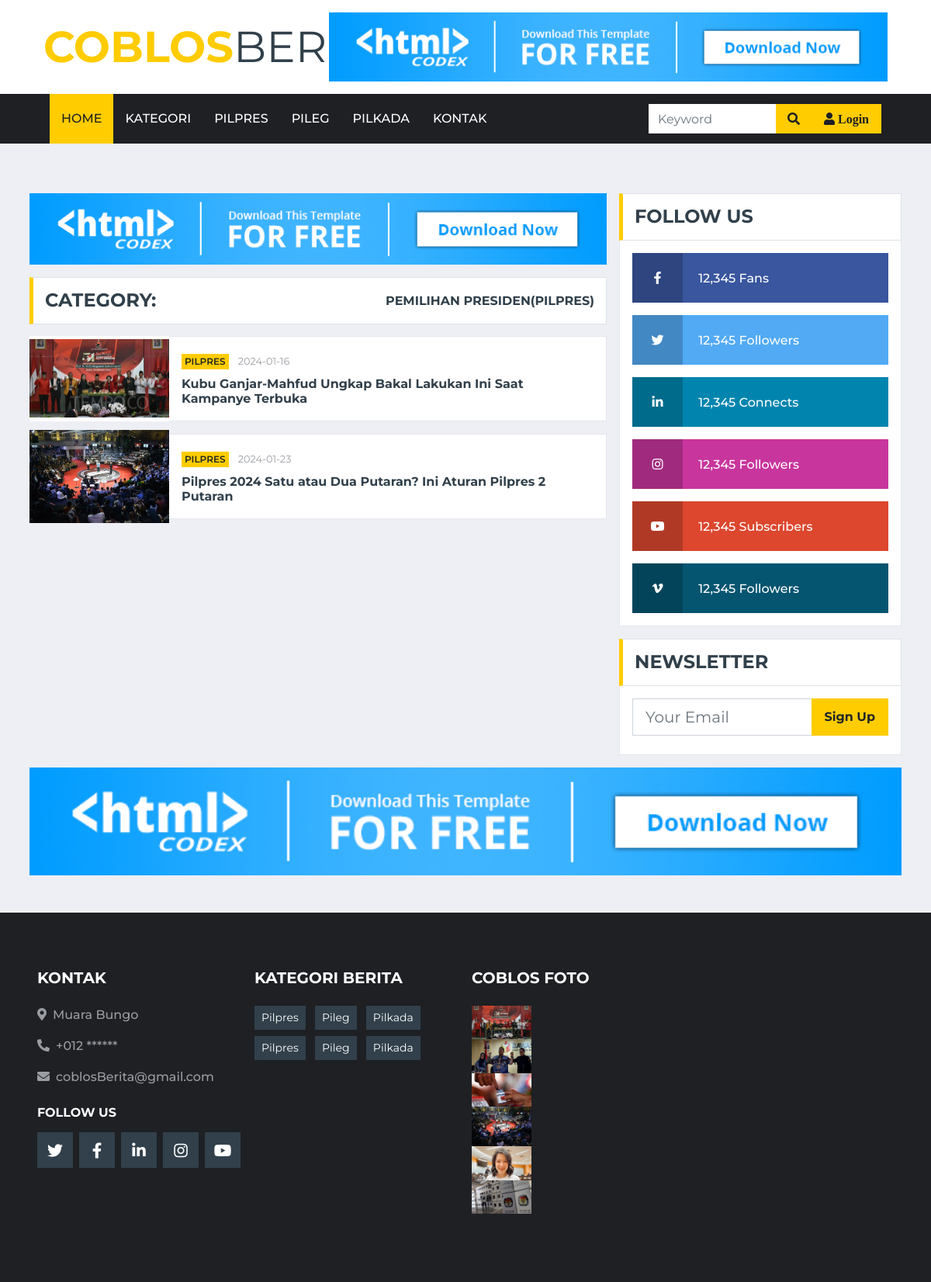
The app's page /?page=Pilpres with its own data.
### tables this page shows
CREATE TABLE `tbl_berita` (
  `id_berita` int(11) NOT NULL,
  `judul_berita` varchar(255) DEFAULT NULL,
  `penulis` varchar(50) DEFAULT NULL,
  `isi_berita` text DEFAULT NULL,
  `tgl_berita` date DEFAULT NULL,
  `kategori_berita` varchar(50) DEFAULT NULL,
  `gambar_berita` varchar(255) DEFAULT NULL
);

### page/page-pilpres.php (the view)
<div class="container-fluid mt-5 pt-3">
    <div class="container">
        <div class="row">
            <div class="col-lg-8">
                <div class="row">
                    <div class="col-lg-12 mb-3">
                        <a href=""><img class="img-fluid w-100" src="img/ads-728x90.png" alt=""></a>
                    </div>
                    <div class="col-12">
                        <div class="section-title">
                            <h4 class="m-0 text-uppercase font-weight-bold">Category:</h4>
                            <h6 class="m-0 text-uppercase font-weight-bold">Pemilihan Presiden(Pilpres)</h6>
                        </div>
                    </div>
                    <div class="col-lg-12">
                        <?php
                        $kategori = 'Pilpres';
                        $sql  = "SELECT * FROM tbl_berita WHERE kategori_berita='$kategori'";
                        $query = mysqli_query($koneksi, $sql);
                        while ($berita = mysqli_fetch_array($query)) {
                            ?>
                            <div class="d-flex align-items-center bg-white mb-3" style="height: 110px;">
                                <img style="max-width: 180px" class="img-fluid" src="admin/upload/<?php echo $berita['gambar_berita'] ?>" alt="">
                                <div class="w-100 h-100 px-3 d-flex flex-column justify-content-center border border-left-0">
                                    <div class="mb-2">
                                        <a class="badge badge-primary text-uppercase font-weight-semi-bold p-1 mr-2"><?php echo $berita['kategori_berita'] ?></a>
                                        <a class="text-body"><small><?php echo $berita['tgl_berita'] ?></small></a>
                                    </div>
                                    <a class="h6 m-0 text-secondary font-weight-bold" href="?page=berita-detail&id=<?php echo $berita['id_berita'] ?>"><?php echo $berita['judul_berita'] ?></a>
                                </div>
                            </div>
                        <?php } ?>
                    </div>
                </div>
            </div>
            <div class="col-lg-4">
                <div class="mb-3">
                    <div class="section-title mb-0">
                        <h4 class="m-0 text-uppercase font-weight-bold">Follow Us</h4>
                    </div>
                    <div class="bg-white border border-top-0 p-3">
                        <a href="" class="d-block w-100 text-white text-decoration-none mb-3" style="background: #39569E;">
                            <i class="fab fa-facebook-f text-center py-4 mr-3" style="width: 65px; background: rgba(0, 0, 0, .2);"></i>
                            <span class="font-weight-medium">12,345 Fans</span>
                        </a>
                        <a href="" class="d-block w-100 text-white text-decoration-none mb-3" style="background: #52AAF4;">
                            <i class="fab fa-twitter text-center py-4 mr-3" style="width: 65px; background: rgba(0, 0, 0, .2);"></i>
                            <span class="font-weight-medium">12,345 Followers</span>
                        </a>
                        <a href="" class="d-block w-100 text-white text-decoration-none mb-3" style="background: #0185AE;">
                            <i class="fab fa-linkedin-in text-center py-4 mr-3" style="width: 65px; background: rgba(0, 0, 0, .2);"></i>
                            <span class="font-weight-medium">12,345 Connects</span>
                        </a>
                        <a href="" class="d-block w-100 text-white text-decoration-none mb-3" style="background: #C8359D;">
                            <i class="fab fa-instagram text-center py-4 mr-3" style="width: 65px; background: rgba(0, 0, 0, .2);"></i>
                            <span class="font-weight-medium">12,345 Followers</span>
                        </a>
                        <a href="" class="d-block w-100 text-white text-decoration-none mb-3" style="background: #DC472E;">
                            <i class="fab fa-youtube text-center py-4 mr-3" style="width: 65px; background: rgba(0, 0, 0, .2);"></i>
                            <span class="font-weight-medium">12,345 Subscribers</span>
                        </a>
                        <a href="" class="d-block w-100 text-white text-decoration-none" style="background: #055570;">
                            <i class="fab fa-vimeo-v text-center py-4 mr-3" style="width: 65px; background: rgba(0, 0, 0, .2);"></i>
                            <span class="font-weight-medium">12,345 Followers</span>
                        </a>
                    </div>
                </div>
                <div class="mb-3">
                    <div class="section-title mb-0">
                        <h4 class="m-0 text-uppercase font-weight-bold">Newsletter</h4>
                    </div>
                    <div class="bg-white text-center border border-top-0 p-3">
                        <div class="input-group mb-2" style="width: 100%;">
                            <input type="text" class="form-control form-control-lg" placeholder="Your Email">
                            <div class="input-group-append">
                                <button class="btn btn-primary font-weight-bold px-3">Sign Up</button>
                            </div>
                        </div>
                    </div>
                </div>
            </div>
            <div class="col-lg-12">
                <a href=""><img class="img-fluid w-100" src="img/ads-728x90.png" alt=""></a>
            </div>
        </div>
    </div>
</div>

### page/footer.php (shortened to what this page needs)
<div class="container-fluid bg-dark pt-5 px-sm-3 px-md-5 mt-5">
    <div class="row py-4">
        <div class="col-lg-3 col-md-6 mb-5">
            <h5 class="mb-4 text-white text-uppercase font-weight-bold">Kontak</h5>
            <p class="font-weight-medium"><i class="fa fa-map-marker-alt mr-2"></i>Muara Bungo</p>
            <p class="font-weight-medium"><i class="fa fa-phone-alt mr-2"></i>+012 ******</p>
            <p class="font-weight-medium"><i class="fa fa-envelope mr-2"></i>coblosBerita@gmail.com</p>
            <h6 class="mt-4 mb-3 text-white text-uppercase font-weight-bold">Follow Us</h6>
            <div class="d-flex justify-content-start">
                <a class="btn btn-lg btn-secondary btn-lg-square mr-2" href="#"><i class="fab fa-twitter"></i></a>
                <a class="btn btn-lg btn-secondary btn-lg-square mr-2" href="#"><i class="fab fa-facebook-f"></i></a>
                <a class="btn btn-lg btn-secondary btn-lg-square mr-2" href="#"><i class="fab fa-linkedin-in"></i></a>
                <a class="btn btn-lg btn-secondary btn-lg-square mr-2" href="#"><i class="fab fa-instagram"></i></a>
                <a class="btn btn-lg btn-secondary btn-lg-square" href="#"><i class="fab fa-youtube"></i></a>
            </div>
        </div>
        <div class="col-lg-3 col-md-6 mb-5">
            <h5 class="mb-4 text-white text-uppercase font-weight-bold">Kategori Berita</h5>
            <div class="m-n1">
                <?php
                $sql = "SELECT * FROM tbl_berita";
                $query = mysqli_query($koneksi, $sql);
                while ($berita = mysqli_fetch_array($query)) {
                    ?>
                    <a href="?page=<?php echo $berita['kategori_berita'] ?>" class="btn btn-sm btn-secondary m-1"><?php echo $berita['kategori_berita'] ?></a>
                <?php } ?>
            </div>
        </div>
        <div class="col-lg-3 col-md-6 mb-5">
            <h5 class="mb-4 text-white text-uppercase font-weight-bold">Coblos Foto</h5>
            <div class="row">
                <div class="col-4 mb-3">
                    <?php
                    $sql = "SELECT * FROM tbl_berita";
                    $query = mysqli_query($koneksi, $sql);
                    while ($berita = mysqli_fetch_array($query)) {
                        ?>
                        <a href="?page=<?php echo $berita['kategori_berita'] ?>"><img style="max-width: 100%" src="admin/upload/<?php echo $berita['gambar_berita'] ?>" alt=""></a>
                    <?php } ?>
                </div>
            </div>
        </div>
    </div>
</div>
</body>
</html>

### records on screen
tbl_berita: gambar_berita (picture), kategori_berita "PILPRES", tgl_berita "2024-01-16", judul_berita "Kubu Ganjar-Mahfud Ungkap Bakal Lakukan Ini Saat Kampanye Terbuka", kategori_berita "Pilpres"
tbl_berita: gambar_berita (picture), kategori_berita "PILPRES", tgl_berita "2024-01-23", judul_berita "Pilpres 2024 Satu atau Dua Putaran? Ini Aturan Pilpres 2 Putaran", kategori_berita "Pilpres"
tbl_berita: kategori_berita "Pileg", gambar_berita (picture)
tbl_berita: kategori_berita "Pilkada", gambar_berita (picture)
tbl_berita: kategori_berita "Pileg", gambar_berita (picture)
tbl_berita: kategori_berita "Pilkada", gambar_berita (picture)
